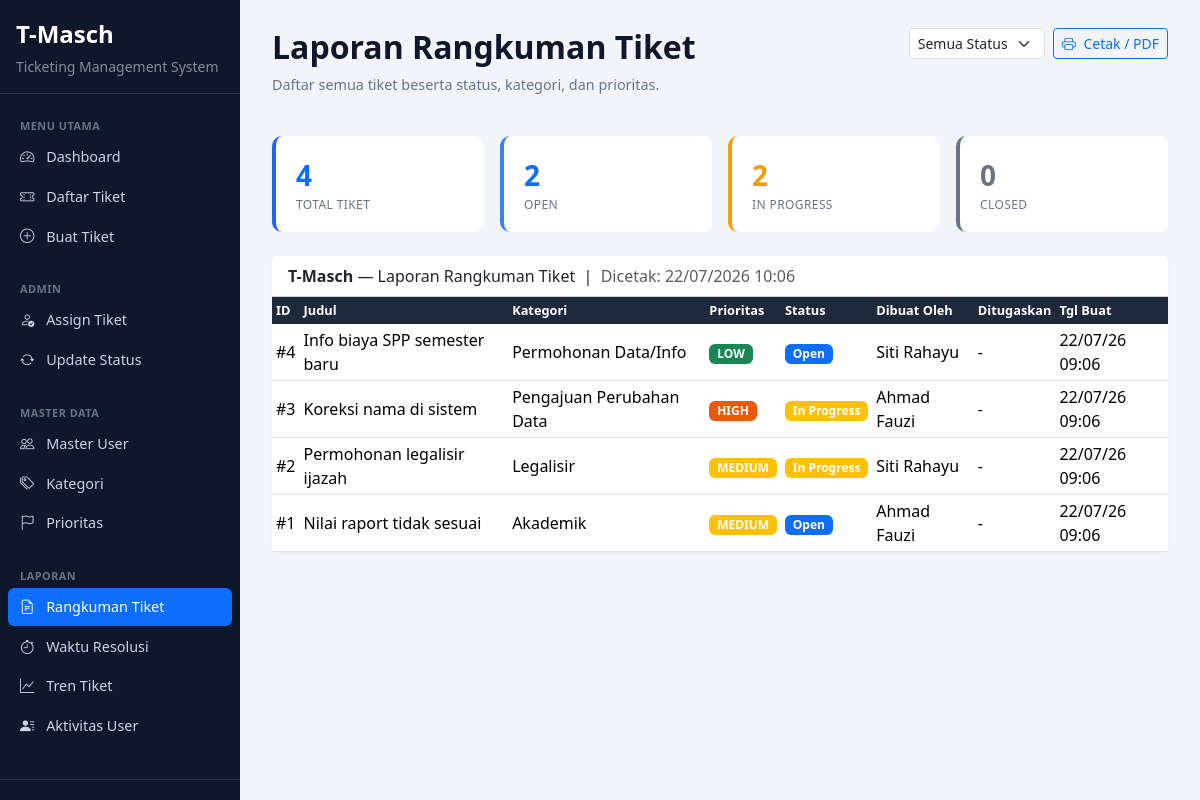
Screenshot of /reports/summary.php (signed in) with the database file from the repository.
### tables this page shows
CREATE TABLE IF NOT EXISTS tickets (
    id              INT PRIMARY KEY AUTO_INCREMENT,
    title           VARCHAR(200) NOT NULL,
    description     TEXT,
    category_id     INT NOT NULL,
    priority_id     INT,
    status_id       INT NOT NULL DEFAULT 1,
    created_by      INT NOT NULL,
    assigned_to     INT,
    resolution_note TEXT,
    created_at      DATETIME DEFAULT CURRENT_TIMESTAMP,
    resolved_at     DATETIME NULL,
    FOREIGN KEY (category_id) REFERENCES categories(id),
    FOREIGN KEY (priority_id) REFERENCES priorities(id),
    FOREIGN KEY (status_id)   REFERENCES statuses(id),
    FOREIGN KEY (created_by)  REFERENCES users(id),
    FOREIGN KEY (assigned_to) REFERENCES users(id)
);

CREATE TABLE IF NOT EXISTS categories (
    id   INT PRIMARY KEY AUTO_INCREMENT,
    name VARCHAR(100) NOT NULL
);

CREATE TABLE IF NOT EXISTS priorities (
    id   INT PRIMARY KEY AUTO_INCREMENT,
    name VARCHAR(20) NOT NULL
);

CREATE TABLE IF NOT EXISTS statuses (
    id   INT PRIMARY KEY AUTO_INCREMENT,
    name VARCHAR(20) NOT NULL
);

CREATE TABLE IF NOT EXISTS users (
    id         INT PRIMARY KEY AUTO_INCREMENT,
    username   VARCHAR(50)  NOT NULL UNIQUE,
    password   VARCHAR(50)  NOT NULL,
    full_name  VARCHAR(100) NOT NULL,
    role_id    INT          NOT NULL,
    department VARCHAR(100),
    FOREIGN KEY (role_id) REFERENCES roles(id)
);

### reports/summary.php (the view, shortened to what this page needs)
<?php
require_once __DIR__ . '/../includes/auth.php';
require_once __DIR__ . '/../config/db.php';
$sql = "SELECT t.id, t.title, c.name AS kategori, p.name AS prioritas,
               s.name AS status, cb.full_name AS dibuat_oleh,
               COALESCE(ab.full_name,'-') AS ditugaskan, t.created_at
        FROM tickets t
        JOIN categories c ON t.category_id = c.id
        LEFT JOIN priorities p ON t.priority_id = p.id
        JOIN statuses s ON t.status_id = s.id
        JOIN users cb ON t.created_by = cb.id
        LEFT JOIN users ab ON t.assigned_to = ab.id
        WHERE 1=1 ";
$sql .= "ORDER BY t.id DESC";
$tickets = $conn->query($sql);
$totalOpen = $conn->query("SELECT COUNT(*) c FROM tickets t JOIN statuses s ON t.status_id=s.id WHERE s.name='Open'")->fetch_assoc()['c'];
$totalProgress = $conn->query("SELECT COUNT(*) c FROM tickets t JOIN statuses s ON t.status_id=s.id WHERE s.name='In Progress'")->fetch_assoc()['c'];
$totalClosed = $conn->query("SELECT COUNT(*) c FROM tickets t JOIN statuses s ON t.status_id=s.id WHERE s.name='Closed'")->fetch_assoc()['c'];
$totalAll = $totalOpen + $totalProgress + $totalClosed;
require_once __DIR__ . '/../includes/header.php';
?>
<div class="page-header d-flex justify-content-between align-items-start flex-wrap gap-2 no-print">
    <div>
        <h2>Laporan Rangkuman Tiket</h2>
        <p>Daftar semua tiket beserta status, kategori, dan prioritas.</p>
    </div>
    <div class="d-flex gap-2 align-items-start">
        <select onchange="window.location='?status='+this.value" class="form-select form-select-sm w-auto">
            <option value="">Semua Status</option>
        </select>
        <button onclick="window.print()" class="btn btn-sm btn-outline-primary">
            <i class="bi bi-printer me-1"></i> Cetak / PDF
        </button>
    </div>
</div>
<div class="row g-3 mb-4 no-print">
    <div class="col-md-3">
        <div class="kpi-card" style="border-left-color:#2563eb">
            <div class="kpi-value text-primary"><?= $totalAll ?></div>
            <div class="kpi-label">Total Tiket</div>
        </div>
    </div>
    <div class="col-md-3">
        <div class="kpi-card" style="border-left-color:#3b82f6">
            <div class="kpi-value text-primary"><?= $totalOpen ?></div>
            <div class="kpi-label">Open</div>
        </div>
    </div>
    <div class="col-md-3">
        <div class="kpi-card" style="border-left-color:#f59e0b">
            <div class="kpi-value" style="color:#f59e0b"><?= $totalProgress ?></div>
            <div class="kpi-label">In Progress</div>
        </div>
    </div>
    <div class="col-md-3">
        <div class="kpi-card" style="border-left-color:#64748b">
            <div class="kpi-value text-secondary"><?= $totalClosed ?></div>
            <div class="kpi-label">Closed</div>
        </div>
    </div>
</div>
<div class="card">
    <div class="card-header bg-white">
        <strong>T-Masch</strong> — Laporan Rangkuman Tiket &nbsp;|&nbsp;
        <span class="text-muted">Dicetak: <?= date('d/m/Y H:i') ?></span>
    </div>
    <div class="table-responsive">
        <table class="table table-sm table-hover mb-0 align-middle">
            <thead>
                <tr>
                    <th>ID</th>
                    <th>Judul</th>
                    <th>Kategori</th>
                    <th>Prioritas</th>
                    <th>Status</th>
                    <th>Dibuat Oleh</th>
                    <th>Ditugaskan</th>
                    <th>Tgl Buat</th>
                </tr>
            </thead>
            <tbody>
                <?php while ($t = $tickets->fetch_assoc()): ?>
                    <tr>
                        <td>#<?= $t['id'] ?></td>
                        <td><?= h($t['title']) ?></td>
                        <td><?= h($t['kategori']) ?></td>
                        <td><?= $t['prioritas'] ? priorityBadge($t['prioritas']) : '-' ?></td>
                        <td><?= statusBadge($t['status']) ?></td>
                        <td><?= h($t['dibuat_oleh']) ?></td>
                        <td><?= h($t['ditugaskan']) ?></td>
                        <td><?= date('d/m/y H:i', strtotime($t['created_at'])) ?></td>
                    </tr>
                <?php endwhile; ?>
            </tbody>
        </table>
    </div>
</div>
<?php require_once __DIR__ . '/../includes/footer.php'; ?>

### includes/auth.php (shortened to what this page needs)
<?php
function h($str)
{
    return htmlspecialchars($str ?? '', ENT_QUOTES, 'UTF-8');
}
function statusBadge($statusName)
{
    $map = [
        'Open'        => 'primary',
        'In Progress' => 'warning',
        'Closed'      => 'secondary',
    ];
    $color = $map[$statusName] ?? 'secondary';
    return '<span class="badge bg-' . $color . '">' . h($statusName) . '</span>';
}
function priorityBadge($priorityName)
{
    $map = [
        'LOW'      => 'success',
        'MEDIUM'   => 'warning',
        'HIGH'     => 'orange',
        'CRITICAL' => 'danger',
    ];
    $color = $map[$priorityName] ?? 'secondary';
    if ($color === 'orange') {
        return '<span class="badge" style="background:#ea580c">' . h($priorityName) . '</span>';
    }
    return '<span class="badge bg-' . $color . '">' . h($priorityName) . '</span>';
}

### assets/css/style.css (style rules this page uses)
body { background-color: #f1f5f9; font-family: 'Segoe UI', system-ui, sans-serif; }
.card { border: none; border-radius: 10px; box-shadow: 0 1px 3px rgba(0,0,0,0.06); }
.kpi-card { border-radius: 10px; border-left: 4px solid #2563eb; background: #fff; padding: 18px 20px; }
.kpi-card .kpi-value { font-size: 28px; font-weight: 700; }
.kpi-card .kpi-label { font-size: 12px; color: #64748b; text-transform: uppercase; letter-spacing: 0.4px; }
.table thead th { background-color: #1e293b; color: #fff; font-size: 0.8rem; font-weight: 600; border: none; white-space: nowrap; }
.page-header { margin-bottom: 24px; }
.page-header h2 { font-weight: 700; color: #0f172a; }
.page-header p { color: #64748b; font-size: 0.9rem; }

### rows the page displays
tickets: id "4", title "Info biaya SPP semester baru", category.name "Permohonan Data/Info", priority.name "LOW", status.name "Open", created_by.full_name "Siti Rahayu", ditugaskan "-", created_at "22/07/26 09:06"
tickets: id "3", title "Koreksi nama di sistem", category.name "Pengajuan Perubahan Data", priority.name "HIGH", status.name "In Progress", created_by.full_name "Ahmad Fauzi", ditugaskan "-", created_at "22/07/26 09:06"
tickets: id "2", title "Permohonan legalisir ijazah", category.name "Legalisir", priority.name "MEDIUM", status.name "In Progress", created_by.full_name "Siti Rahayu", ditugaskan "-", created_at "22/07/26 09:06"
tickets: id "1", title "Nilai raport tidak sesuai", category.name "Akademik", priority.name "MEDIUM", status.name "Open", created_by.full_name "Ahmad Fauzi", ditugaskan "-", created_at "22/07/26 09:06"

### other values shown
$totalAll "4"
$totalOpen "2"
$totalProgress "2"
$totalClosed "0"
